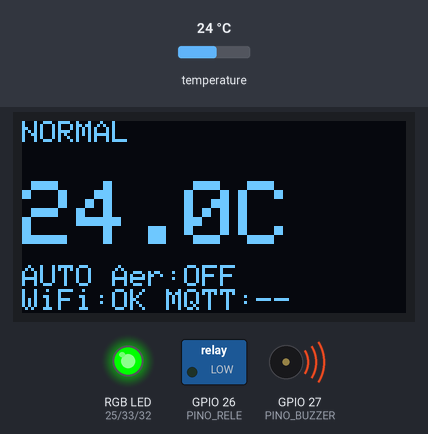
The sketch below on a simulated ESP32. On the bench: 128×64 one-colour display, switched loads named in the sketch (green lamp = pin HIGH), an RGB LED mixed from three pins (HIGH = lit), buzzer (waves = sounding, pin HIGH). The test bench sets the inputs (shaded band); at power-on: temperature 24 °C. WiFi joins after 1.5 s; servers stay silent unless stated; no MQTT or app messages arrive unless stated; what the sketch prints to the serial monitor is not drawn.

Above: at 3.5 s.
3.6 s: temperature set to 20.9 °C
At 7.0 s:
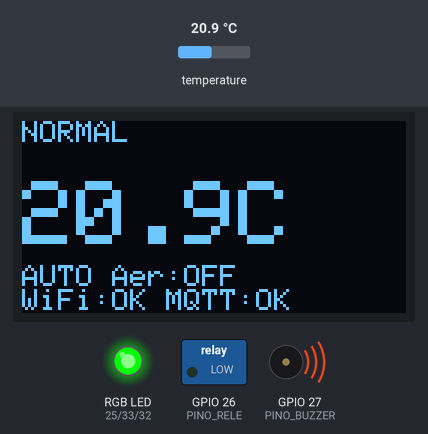
7.3 s: temperature set to 19.6 °C
At 8.6 s:
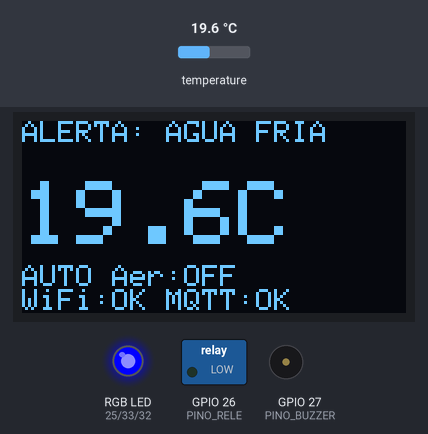
9.3 s: temperature set to 33 °C
At 11.3 s:
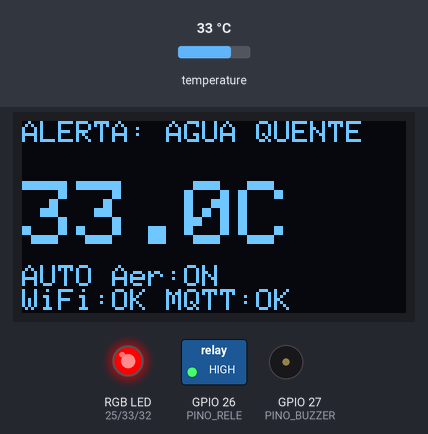
Timing chart, 0 to 12.8 s (numbered marks = the images above; inputs shaded):
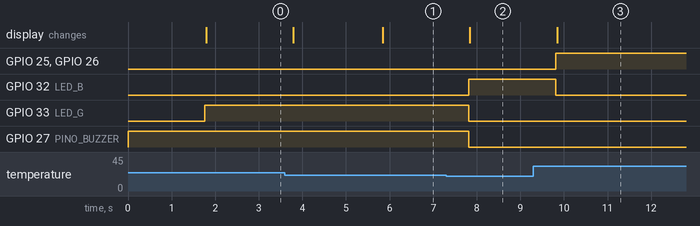

Measured:
- the behaviour switches between 20.1 and 20 °C on temperature (found by bisection; images 1 and 2)
- after the input at 3.6 s, the display: first changes after 0.19 s (image 1 shows a later state)
- after the input at 7.3 s, GPIO 32 (LED_B): LOW → HIGH after 0.52 s; GPIO 33 (LED_G), GPIO 27 (PINO_BUZZER): HIGH → LOW after 0.52 s; the display: changes after 0.54 s (image 2)
- after the input at 9.3 s, GPIO 25 (LED_R), GPIO 26 (PINO_RELE): LOW → HIGH after 0.52 s; GPIO 32 (LED_B): HIGH → LOW after 0.52 s; the display: changes after 0.54 s (image 3)

The sketch:

acude.ino
```cpp
// =====================================================================
// Monitoramento de Temperatura do Açude - Trabalho Final de IoT
// Centro Universitário FAG - 2026
//
// O ESP32 lê a temperatura da água, decide localmente quando ligar o
// aerador (regra com histerese), mostra o estado no display e no LED
// e envia os dados por Wi-Fi + MQTT (com TLS) para o painel web.
// =====================================================================

#include <WiFi.h>
#include <WiFiClientSecure.h>   // conexão criptografada (TLS)
#include <PubSubClient.h>       // cliente MQTT
#include <ArduinoJson.h>        // monta e lê mensagens JSON
#include <OneWire.h>            // barramento 1-Wire do sensor
#include <DallasTemperature.h>  // leitura do DS18B20
#include <Wire.h>               // I2C do display
#include <Adafruit_GFX.h>
#include <Adafruit_SSD1306.h>
#include "secrets.h"            // Wi-Fi e token (NÃO vai para o GitHub)

// ---------- Pinos ----------
#define PINO_SENSOR 4    // DATA do DS18B20 (com resistor de 4,7 kΩ para 3V3)
#define PINO_RELE   26   // IN1 do relé que liga a ventoinha (aerador)
#define PINO_BUZZER 27   // I/O do buzzer
#define LED_R 25         // LED RGB catodo comum
#define LED_G 33
#define LED_B 32

// Nível que aciona cada peça (descoberto nos testes do hardware)
#define RELE_LIGA      HIGH   // relé com o jumper em H
#define RELE_DESLIGA   LOW
#define BUZZER_LIGA    LOW    // este módulo de buzzer apita em LOW
#define BUZZER_DESLIGA HIGH

// ---------- MQTT ----------
const char* MQTT_BROKER  = "broker.hivemq.com";
const int   MQTT_PORTA   = 8883;                 // MQTT sobre TLS
const char* TOPICO_DADOS = "acude/t02n/dados";   // ESP32 publica aqui
const char* TOPICO_CMD   = "acude/t02n/cmd";     // ESP32 recebe comandos aqui

// ---------- Regra local ----------
float limiteQuente  = 30.0;    // a partir daqui liga o aerador
float limiteRetorno = 28.0;    // só desliga quando cair até aqui (histerese)
const float LIMITE_FRIO = 20.0; // abaixo disso: alerta de água fria

// ---------- Objetos ----------
OneWire oneWire(PINO_SENSOR);
DallasTemperature sensor(&oneWire);
Adafruit_SSD1306 tela(128, 64, &Wire, -1);
WiFiClientSecure wifiClient;
PubSubClient mqtt(wifiClient);

// ---------- Estado do sistema ----------
bool aeradorLigado = false;
bool modoManual = false;        // false = automático (regra local decide)
bool comandoAerador = false;    // usado só no modo manual
String estado = "INICIANDO";
float tempAtual = 0;

// Controle de tempo sem delay(): cada tarefa roda no seu intervalo
unsigned long ultimaLeitura = 0;
unsigned long ultimoEnvio = 0;
unsigned long ultimaTentativa = 0;

// Acende o LED RGB na cor pedida (catodo comum: HIGH acende)
void corLED(bool r, bool g, bool b) {
  digitalWrite(LED_R, r);
  digitalWrite(LED_G, g);
  digitalWrite(LED_B, b);
}

// Mostra estado, temperatura, modo e conexões no display OLED (R5)
void mostrarNaTela() {
  tela.clearDisplay();
  tela.setTextSize(1);
  tela.setCursor(0, 0);
  tela.println(estado);                       // faixa amarela do display

  tela.setTextSize(3);
  tela.setCursor(0, 20);
  if (tempAtual == DEVICE_DISCONNECTED_C) tela.println("ERRO");
  else { tela.print(tempAtual, 1); tela.println("C"); }

  tela.setTextSize(1);
  tela.setCursor(0, 48);
  tela.print(modoManual ? "MANUAL " : "AUTO ");
  tela.println(aeradorLigado ? "Aer:ON" : "Aer:OFF");
  tela.setCursor(0, 56);
  tela.print("WiFi:");
  tela.print(WiFi.status() == WL_CONNECTED ? "OK " : "-- ");
  tela.print("MQTT:");
  tela.println(mqtt.connected() ? "OK" : "--");
  tela.display();
}

// Chamada quando chega um comando no tópico TOPICO_CMD.
// Valida tudo antes de aplicar: tamanho, JSON, token e valores.
void aoReceber(char* topico, byte* payload, unsigned int tamanho) {
  if (tamanho > 200) {                         // evita mensagem gigante
    Serial.println("CMD rejeitado: muito grande");
    return;
  }
  JsonDocument doc;
  if (deserializeJson(doc, payload, tamanho)) {
    Serial.println("CMD rejeitado: JSON invalido");
    return;
  }

  // Autenticação: só aceita comando com o token definido no secrets.h
  if (!doc["token"].is<const char*>() || String(doc["token"].as<const char*>()) != CMD_TOKEN) {
    Serial.println("CMD rejeitado: token invalido");
    return;
  }

  // {"modo":"manual"} ou {"modo":"auto"}
  if (doc["modo"].is<const char*>()) {
    String m = doc["modo"].as<String>();
    if (m == "manual") modoManual = true;
    else if (m == "auto") modoManual = false;
    else { Serial.println("CMD rejeitado: modo invalido"); return; }
  }

  // {"aerador":true/false} - só tem efeito no modo manual
  if (doc["aerador"].is<bool>()) {
    comandoAerador = doc["aerador"];
  }

  // {"limite":31} - aceita só uma faixa segura para peixes tropicais
  if (doc["limite"].is<float>()) {
    float l = doc["limite"];
    if (l < 22 || l > 35) {
      Serial.println("CMD rejeitado: limite fora de 22-35");
      return;
    }
    limiteQuente = l;
    limiteRetorno = l - 2;
  }
  Serial.println("CMD aceito");
}

// Reconecta Wi-Fi e MQTT a cada 5 s, sem travar o resto do sistema
void manterConexoes() {
  if (millis() - ultimaTentativa < 5000) return;
  ultimaTentativa = millis();

  if (WiFi.status() != WL_CONNECTED) {
    Serial.println("Wi-Fi caiu, tentando reconectar...");
    WiFi.reconnect();
    return;
  }
  if (!mqtt.connected()) {
    String id = "acude-" + String((uint32_t)ESP.getEfuseMac(), HEX);  // ID único da placa
    if (mqtt.connect(id.c_str())) {
      mqtt.subscribe(TOPICO_CMD);
      Serial.println("MQTT conectado (TLS)");
    } else {
      Serial.println("MQTT falhou, tenta de novo em 5 s");
    }
  }
}

// Monta o payload JSON e publica no broker (R4)
void enviarDados() {
  if (!mqtt.connected()) return;
  JsonDocument doc;
  doc["id"] = "acude1";
  doc["temp"] = round(tempAtual * 10) / 10.0;   // uma casa decimal
  doc["estado"] = estado;
  doc["aerador"] = aeradorLigado;
  doc["modo"] = modoManual ? "manual" : "auto";
  doc["limite"] = limiteQuente;
  doc["ts"] = millis() / 1000;                  // segundos desde que ligou
  char buffer[200];
  serializeJson(doc, buffer);
  mqtt.publish(TOPICO_DADOS, buffer);
  Serial.print("Enviado: ");
  Serial.println(buffer);
}

// Regra local (R1 e R2): lê o sensor e aciona relé, buzzer e LED.
// Não depende de internet.
void lerEDecidir() {
  sensor.requestTemperatures();
  tempAtual = sensor.getTempCByIndex(0);

  // Sensor desconectado: estado seguro, desliga tudo
  if (tempAtual == DEVICE_DISCONNECTED_C) {
    estado = "FALHA NO SENSOR";
    aeradorLigado = false;
    digitalWrite(PINO_RELE, RELE_DESLIGA);
    digitalWrite(PINO_BUZZER, BUZZER_DESLIGA);
    corLED(1, 0, 1);                           // roxo
    return;
  }

  if (modoManual) {
    aeradorLigado = comandoAerador;            // quem manda é o painel
  } else {
    // Histerese: liga em 30 °C, só desliga em 28 °C
    if (tempAtual >= limiteQuente)       aeradorLigado = true;
    else if (tempAtual <= limiteRetorno) aeradorLigado = false;
  }

  bool alarme = false;
  if (tempAtual >= limiteQuente)      { estado = "ALERTA: AGUA QUENTE"; corLED(1,0,0); alarme = true; }  // vermelho
  else if (tempAtual <= LIMITE_FRIO)  { estado = "ALERTA: AGUA FRIA";   corLED(0,0,1); alarme = true; }  // azul
  else if (aeradorLigado)             { estado = "RESFRIANDO";          corLED(1,1,0); }                 // amarelo
  else                                { estado = "NORMAL";              corLED(0,1,0); }                 // verde

  digitalWrite(PINO_RELE, aeradorLigado ? RELE_LIGA : RELE_DESLIGA);
  digitalWrite(PINO_BUZZER, alarme ? BUZZER_LIGA : BUZZER_DESLIGA);
}

void setup() {
  Serial.begin(115200);
  pinMode(PINO_RELE, OUTPUT);
  pinMode(PINO_BUZZER, OUTPUT);
  pinMode(LED_R, OUTPUT);
  pinMode(LED_G, OUTPUT);
  pinMode(LED_B, OUTPUT);
  digitalWrite(PINO_RELE, RELE_DESLIGA);       // começa tudo desligado (estado seguro)
  digitalWrite(PINO_BUZZER, BUZZER_DESLIGA);

  sensor.begin();
  if (!tela.begin(SSD1306_SWITCHCAPVCC, 0x3C)) Serial.println("ERRO: display");
  tela.setTextColor(SSD1306_WHITE);

  WiFi.mode(WIFI_STA);
  WiFi.begin(WIFI_SSID, WIFI_SENHA);           // não espera conectar: o sistema já funciona sem rede
  wifiClient.setInsecure();                    // criptografa, mas não valida o certificado (limitação documentada)
  mqtt.setServer(MQTT_BROKER, MQTT_PORTA);
  mqtt.setCallback(aoReceber);
}

void loop() {
  manterConexoes();
  mqtt.loop();                                 // processa comandos recebidos

  if (millis() - ultimaLeitura >= 1000) {      // lê e decide a cada 1 s
    ultimaLeitura = millis();
    lerEDecidir();
    mostrarNaTela();
  }
  if (millis() - ultimoEnvio >= 10000) {       // envia a cada 10 s
    ultimoEnvio = millis();
    enviarDados();
  }
}
```

secrets.example.h
```cpp
#define WIFI_SSID  "NOME_DA_REDE"
#define WIFI_SENHA "SENHA_DA_REDE"
#define CMD_TOKEN  "SEU_TOKEN_AQUI"
```
